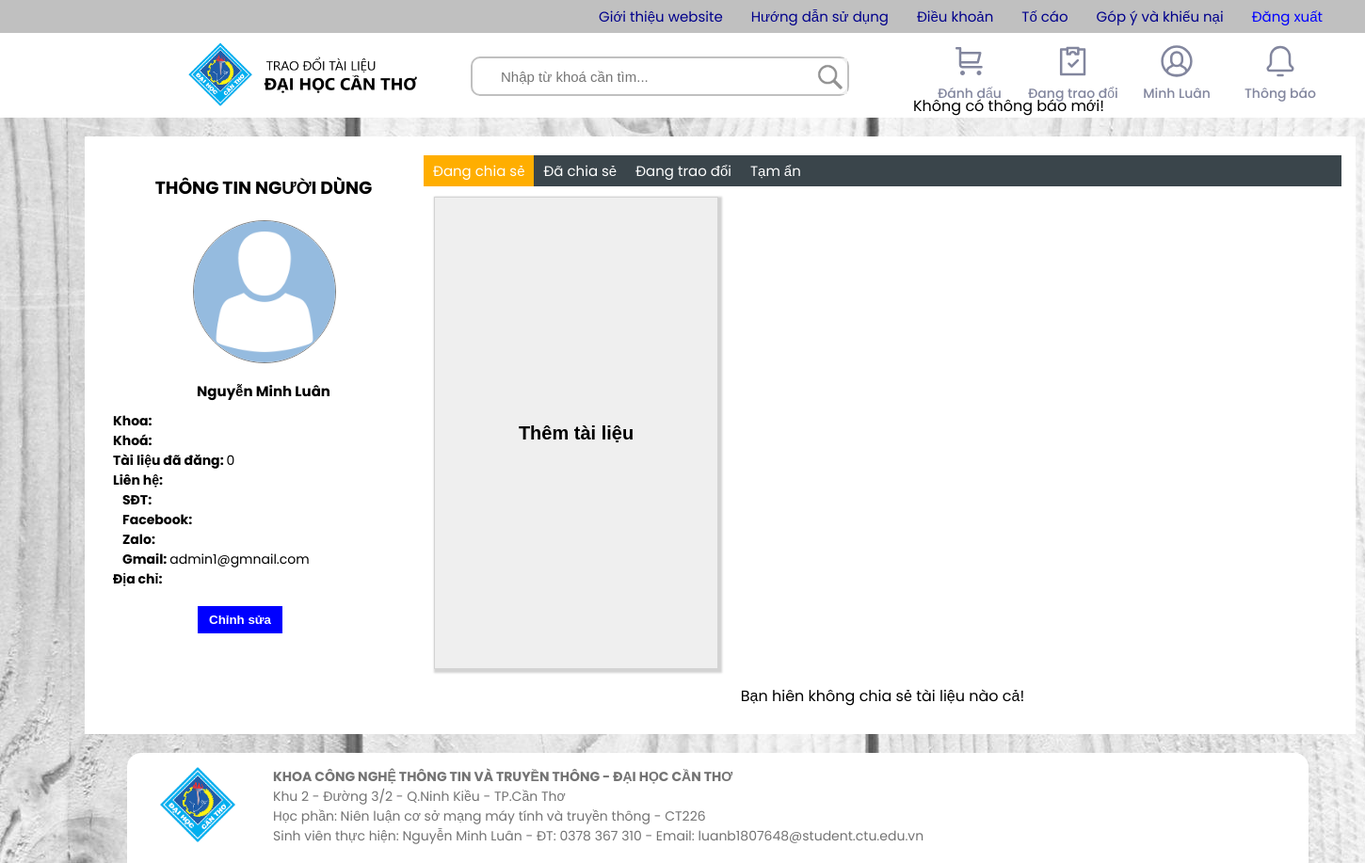
Screenshot of /Public/info.php (signed in) with the database file from the repository.
### tables this page shows
CREATE TABLE `nguoidung` (
  `username` char(30) NOT NULL,
  `ho` varchar(10) NOT NULL,
  `ten` varchar(30) NOT NULL,
  `k` int(2) DEFAULT NULL,
  `makhoa` char(10) DEFAULT NULL,
  `diachi` varchar(50) DEFAULT NULL,
  `hinhdaidien` char(50) DEFAULT NULL
);

CREATE TABLE `lienhe` (
  `username` char(30) NOT NULL,
  `facebook` char(30) DEFAULT NULL,
  `zalo` char(30) DEFAULT NULL,
  `gmail` char(30) NOT NULL,
  `phone` char(10) DEFAULT NULL
);

### Public/info.php (the view, shortened to what this page needs)
<?php
	include_once('../Form/conn.php');
	$sql = "SELECT * FROM `nguoidung` WHERE `username` LIKE '".$_SESSION['username']."';";
	$user = mysqli_query($con, $sql);
	$nguoidung = mysqli_fetch_array($user);
	$sql = "SELECT * FROM `tailieu` WHERE `username` LIKE '".$nguoidung['username']."';";
	$stl = mysqli_query($con, $sql);
	$sl = mysqli_num_rows($stl);
 ?>
<!DOCTYPE html>
<html>
<head>
	<link rel="stylesheet" type="text/css" href="css/info.css">
</head>
<body>
	<div id="sub-menu">
		<ul>
			<li id="smenu-6"><a href="../Form/logout.php" style="color: blue;">Đăng xuất</a></li>
			<li id="smenu-5" onclick="click_object('smsb-5');"><a>Góp ý và khiếu nại</a><form action="report.php"><input type="submit" class="hidden" id="smsb-5" name="loai" value="gykn"></form></li>
			<li id="smenu-4"><a onclick="report('not_valid');">Tố cáo</a></li>
			<li id="smenu-3"><a href="policies.html">Điều khoản</a></li>
			<li id="smenu-2"><a href="tutorial.html">Hướng dẫn sử dụng</a></li>
			<li id="smenu-1"><a href="introduce.html">Giới thiệu website</a></li>
		</ul>
	</div>
	<div id="header">
		<a href="home.php"><img src="images/banner.png"></a>
		<div id="search">
			<form>
				<div id="search-box">
					<input type="text" name="search-input" id="search-input" placeholder="Nhập từ khoá cần tìm...">
					<button type="submit"><img src="images/search-button.png"></button>
				</div>
			</form>
		</div>
		<div id="header-button-box" >
			<a href="cart.php">
				<div class="button-container">
				<span class="button-title">Đánh dấu</span>
			</div>
			</a>
			<a href="order.php">
				<div class="button-container">
				<span class="button-title">Đang trao đổi</span>
			</div>
			</a>
			<a href="info.php">
				<div class="button-container">
				<span class="button-title"><?php $nd=mysqli_fetch_array(mysqli_query($con, "SELECT * FROM `nguoidung` WHERE `username` = '".$_SESSION['username']."';")); echo $nd['ten'] ?></span>
			</div>
			</a>
			<a id="button-noti" onclick="noti();">
				<div class="button-container">
				<span class="button-title">Thông báo</span>
			</div>
			<div id="noti">
					<?php $notis=mysqli_query($con,"SELECT * FROM `thongbao` WHERE `username`='".$_SESSION['username']."'");
					?>
				<?php if(mysqli_num_rows($notis)==0) echo "<div class=\"noti-no\">Không có thông báo mới!</div>"; ?>
			</div>
		</a>
		</div>
	</div>
	<div id="main">
		<div id="left">
			<h3>THÔNG TIN NGƯỜI DÙNG</h3>
			<div id="seller-1">
				<div id="avatar-container">
					<img src="../Database/avatar/<?php echo $nguoidung['hinhdaidien']; ?>">
				</div>
				<div id="seller">
					<div class="name"><?php echo $nguoidung['ho']." ".$nguoidung['ten']; ?></div>
					<p><span>Khoa: </span><?php
					 ?></p>
					<p><span>Khoá: </span><?php echo $nguoidung['k']; ?></p>
					<p><span>Tài liệu đã đăng: </span><?php echo $sl; ?></p>
					<p><span>Liên hệ: </span></p>
					<?php $lienhe = mysqli_fetch_array(mysqli_query($con, "SELECT * FROM `lienhe` WHERE `username` LIKE '".$_SESSION['username']."';")) ?>
					<p class="subp"><span>SĐT: </span><?php echo $lienhe['phone']; ?></p>
					<p class="subp"><span>Facebook: </span><?php echo $lienhe['facebook']; ?></p>
					<p class="subp"><span>Zalo: </span><?php echo $lienhe['zalo']; ?></p>
					<p class="subp"><span>Gmail: </span><?php echo $lienhe['gmail']; ?></p>
					<p><span>Địa chỉ: </span><?php echo $nguoidung['diachi']; ?></p>
				</div>
				<div id="but-container">
					<input type="button" class="button-2" name="edit-info" value="Chỉnh sửa" onclick="editInfo();">
				</div>
			</div>
		</div>
		<div id="right">
			<ul id="tag">
				<li id="li1" onclick="sharing(); page('first','a');">Đang chia sẻ</li>
				<li id="li2" onclick="shared(); page('first','b');">Đã chia sẻ</li>
				<li id="li3" onclick="exchanging(); page('first','c');">Đang trao đổi</li>
				<li id="li4" onclick="lock(); page('first','d');">Tạm ẩn</li>
			</ul>
			<div id="seller-pro">
				<div id="sharing">
					<div class="product" id="add-new-1">
						<button id="but-add-new" onclick="<?php if ($_SESSION['user_valid']==false) echo "updateInfo();"; else echo "addPro();"; ?>">Thêm tài liệu</button>
					</div>
					<?php
						$sql = "SELECT * FROM `tailieu` WHERE `matrangthai` LIKE 'sharing' AND `username` LIKE '".$_SESSION['username']."';";
						$tailieu = mysqli_query($con, $sql);
						?>
					<div class="page-num">
						<?php
							if (mysqli_num_rows($tailieu) == 0) {
								echo "Bạn hiên không chia sẻ tài liệu nào cả!";
							}else{
								if(mysqli_num_rows($tailieu) > 3){
						 ?>
						<input type="button" class="page-num-button" name="first" value="<<" onclick="page('first','a');">
						<input type="button" class="page-num-button" name="pre" value="<" onclick="page('pre','a');">
						<input type="button" class="page-num-button" id="pagenuma" name="1" value="1">
						<input type="button" class="page-num-button" name="next" value=">" onclick="page('next','a');">
						<input type="button" class="page-num-button" name="last" value=">>" onclick="page('last','a');">
						<?php }} ?>
					</div>
				</div>
			</div>
		</div>
	</div>
	<div id="footer">
		<div id="footer-logo">
			<img src="images/logo ctu.png">
		</div>
		<div id="footer-text">
			<b>KHOA CÔNG NGHỆ THÔNG TIN VÀ TRUYỀN THÔNG - ĐẠI HỌC CẦN THƠ</b><br>
			Khu 2 - Đường 3/2 - Q.Ninh Kiều - TP.Cần Thơ<br>
			Học phần: Niên luận cơ sở mạng máy tính và truyền thông - CT226<br>
			Sinh viên thực hiện: Nguyễn Minh Luân - ĐT: 0378 367 310 - Email: luanb1807648@student.ctu.edu.vn
		</div>
	</div>
</body>

### Public/css/info.css (style rules this page uses)
#avatar-container img { float: left; position: absolute; }
#but-container { width: 320px; height: 37px; margin-left: 80px; }
.subp { margin-left: 10px; }
#seller { height: 240px; }
#but-add-new { height: inherit; width: inherit; border: none; font-size: 20px; font-weight: bold; cursor: pointer; }
.button-2 { margin-left: 10px; }

### Public/css/seller.css (style rules this page uses)
#main { width: 1350px; height: 635px; margin-left: 90px; margin-top: 20px; }
#left { width: 320px; height: 510px; float: left; padding: 10px; margin: 20px 0px 20px 20px; }
#left h3 { margin-top: 10px; text-align: center; }
#avatar-container { width: 150px; height: 150px; margin: 20px 85px 10px 85px; }
#avatar-container img { width: inherit; height: inherit; border-radius: 50%; border: 1px solid gray; }
#left span { font-weight: bold; }
#left p { font-size: 14px; }
.name { text-align: center; font-size: 15px; font-weight: bold; margin-top: 20px; margin-bottom: 10px; }
.subp { margin-left: 10px; }
#seller { height: 220px; }
#right { width: 975px; height: 600px; float: left; margin: 20px 0px 20px 0px; }
#tag { list-style: none; width: 975px; height: 33px; background: #3A454B; float: left; }
#tag li { float: left; padding: 5px 10px 5px 10px; font-size: 15px; color: white; cursor: pointer; }
#li1 { background: #FFAE00; }
#li2 { background: #3A454B; }
#seller-pro { height: inherit; width: inherit; background: white; }
#sharing { width: inherit; height: inherit; display: block; }

### Public/css/home.css (style rules this page uses)
* { margin: 0; padding: 0; }
body { background-image: url("../images/backgrounds/bg3.jpg"); font-family: 'Poppins', sans-serif; background-repeat: no-repeat; background-attachment: fixed; }
#sub-menu { height: 35px; width: 100%; background: silver; }
#sub-menu ul { list-style: none; margin-right: 30px; }
#sub-menu li { float: right; }
#sub-menu a { text-decoration: none; height: 35px; line-height: 35px; font-size: 15px; padding: 0 15px 0 15px; color: darkblue; }
#header { height: 90px; width: 100%; background: white; }
#header img { width: 250px; height: 69px; margin: 10px 50px 10px 200px; float: left; }
#search { float: left; height: inherit; width: 400px; }
#search-box { margin-top: 25px; height: 38px; width: 398px; border: 2px solid silver; border-radius: 10px; }
#search-box input { float: left; width: 310px; height: 36px; border: none; margin: 1px 20px 1px 30px; font-size: 15px; }
#search-box button { border: none; cursor: pointer; }
#search-box img { float: left; width: 38px; height: 38px; margin: 0; border-radius: 0 10px 10px 0; }
#header-button-box { height: 90px; float: left; margin-left: 70px; }
#header-button-box a { text-decoration: none; line-height: 14px; }
.button-container { height: inherit; width: 100px; float: left; text-align: center; color: #82869E; margin-left: 10px; }
.header-button { margin: 10px 25px 5px 25px; }
.button-title { font-size: 14px; font-weight: 500; }
#main { width: 1298px; height: 1150px; background: white; margin-left: 115px; margin-top: 20px; }
#footer { position: absolute; margin-top: 20px; width: 1225px; background: white; margin-left: 135px; border-radius: 15px 15px 0 0; padding: 15px; }
#footer-logo { float: left; margin-left: 20px; margin-right: 40px; }
#footer-logo img { width: 80px; height: 80px; }
#footer-text { color: #737373; font-size: 14px; float: left; }
.product { width: 300px; height: 500px; margin: 11px; float: left; border: 1px solid lightgray; box-shadow: 2px 2px 2px 2px lightgray; }
.button-2 { float: left; padding: 7px 12px 7px 12px; background: blue; color: white; border: none; cursor: pointer; font-weight: bold; }
.page-num { width: inherit; display: flex; float: left; margin-top: 5px; justify-content: center; }

### rows the page displays
nguoidung: ten "Minh Luân", hinhdaidien (placeholder picture), ho "Nguyễn"
lienhe: gmail "admin1@gmnail.com"

### other values shown
$sl "0"
